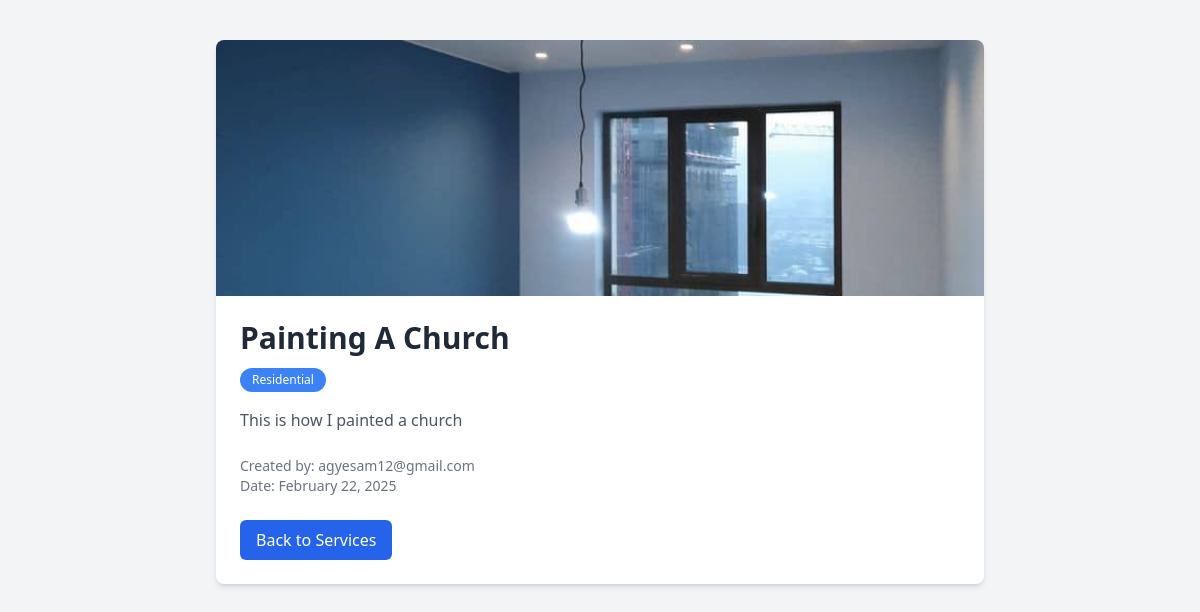
/service/detail/51267979/, run on an earlier commit of the app's database.
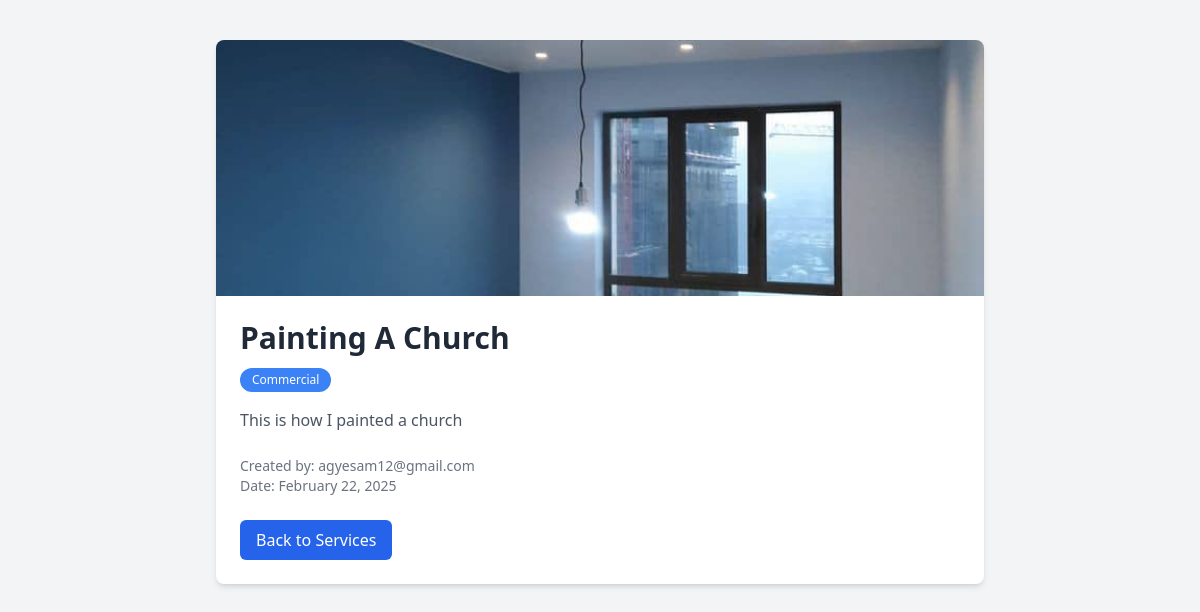
And on a later commit of the database.
### paint/models.py (models this page shows, shortened)
class Service(models.Model):
    service_id = IntegerIDField(unique=True, editable=False, primary_key=True)
    name = models.CharField(max_length=255)
    description = models.TextField()
    category = models.CharField(max_length=20, choices=SERVICE_CATEGORIES)
    image = models.ImageField(upload_to='services/')
    created_by = models.ForeignKey(User, on_delete=models.SET_NULL, null=True, blank=True, related_name='services')
    created_at = models.DateTimeField(auto_now_add=True, null=True)

class User(AbstractUser):
    user_id = IntegerIDField(unique=True, editable=False, primary_key=True)
    full_name = models.CharField(max_length=60, null=True, blank=True)
    photo = ResizedImageField(size=[500, 500], default='media/user.jpg', upload_to='users/')
    phone_number = models.CharField(max_length=20, blank=False, null=True)
    address = models.CharField(max_length=255, blank=False, null=True)
    email = models.EmailField(blank=False, unique=True, null=True)
    is_user = models.BooleanField(default=False)
    is_worker = models.BooleanField(default=False)
    is_admin = models.BooleanField(default=False)
    is_verified = models.BooleanField(default=False)
    bio = CKEditor5Field(config_name='extends', max_length=200, blank=True, default="Hi there,...")
    otp = models.CharField(max_length=4, blank=True, null=True)
    USERNAME_FIELD = 'email'
    REQUIRED_FIELDS = ['username']
    def __str__(self):
        return self.email

### paint/views.py (the view)
# urls.py: path('service/detail/<str:service_id>/',ServiceDetails.as_view(),name='service_detail'),
class ServiceDetails(DetailView):
    model = Service
    template_name = 'service_details.html'
    context_object_name = 'service'
    slug_field = 'service_id'
    def get_object(self, queryset=None):
        return Service.objects.get(pk=self.kwargs['service_id'])
    def get_context_data(self , **kwargs):
        context = super().get_context_data(**kwargs)
        context['page_name'] = "service_detail"
        return context

### paint/templates/service_details.html (shortened to what this page needs)
<!DOCTYPE html>
<html lang="en">
<head>
    <script src="https://cdn.tailwindcss.com"></script>
</head>
<body class="bg-gray-100">
    <div class="container mx-auto py-10 px-6">
        <div class="max-w-3xl mx-auto bg-white rounded-lg shadow-md overflow-hidden">
            <img src="{{ service.image.url }}" alt="{{ service.name }}" class="w-full h-64 object-cover">
            <div class="p-6">
                <h1 class="text-3xl font-bold text-gray-800">{{ service.name }}</h1>
                <span class="inline-block bg-blue-500 text-white text-xs px-3 py-1 rounded-full mt-3">{{ service.category }}</span>
                <p class="text-gray-600 mt-4">{{ service.description }}</p>
                <div class="mt-6">
                    <p class="text-gray-500 text-sm">Created by: {{ service.created_by }}</p>
                    <p class="text-gray-500 text-sm">Date: {{ service.created_at|date:"F d, Y" }}</p>
                </div>
                <a href="{% url 'display_service' %}" class="mt-6 inline-block bg-blue-600 text-white px-4 py-2 rounded-md hover:bg-blue-700 transition">Back to Services</a>
            </div>
        </div>
    </div>
</body>
</html>

What changed in the data, as far as the page shows it:
changed Service "Painting A Church": category "Residential" → "Commercial"
